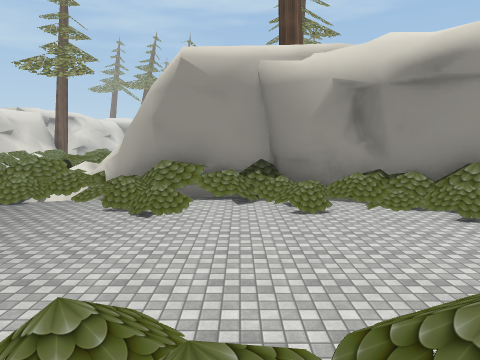
View 1 (above)

21 first-person views from a walk through a scene from a Unity 3-D project. The camera is 1.4 m above the floor, tilts 6° down and sees 70° across. The floor is counted in squares, 2 m on a side. Each view is taken from the middle of a square. On the plan, view 1 faces up. The plan holds only what a view shows up to about 11 squares ahead; the rest is blank. The place goes on beyond the plan. The player character is not drawn. Some animated figures are left out. Some surface patterns are stand-ins.

View 2
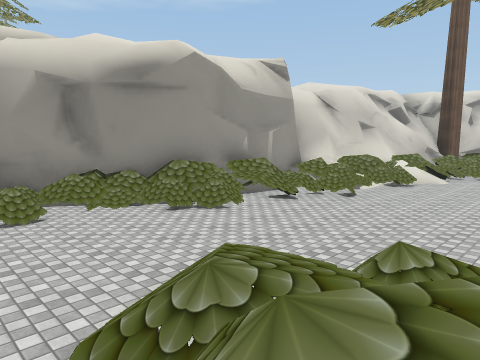

View 3
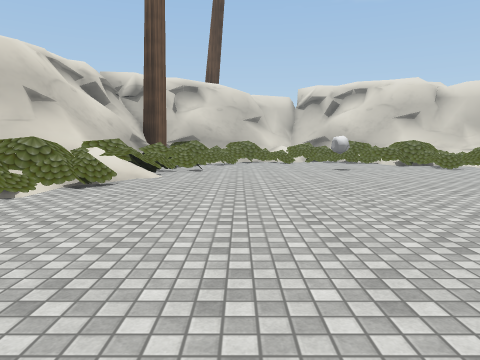

View 4
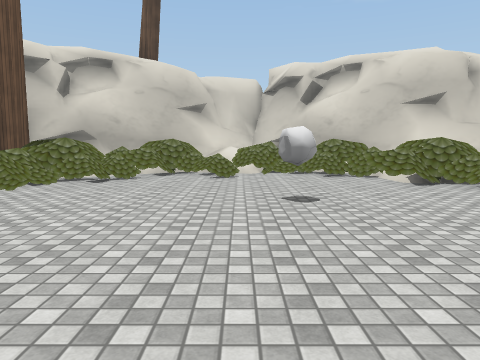

View 5
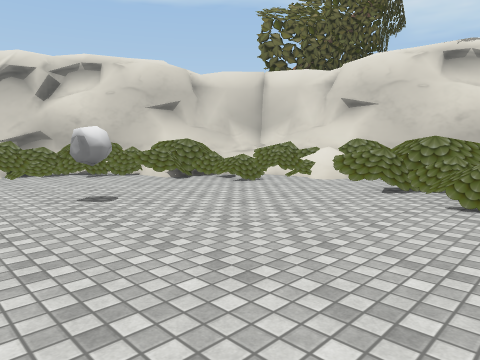

View 6
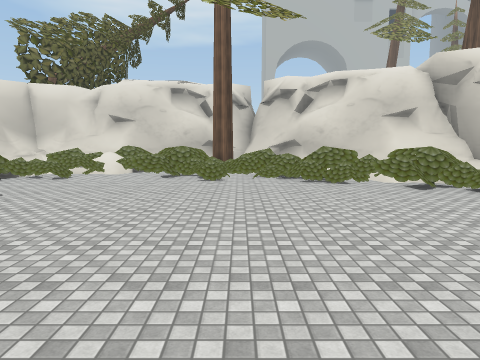

View 7
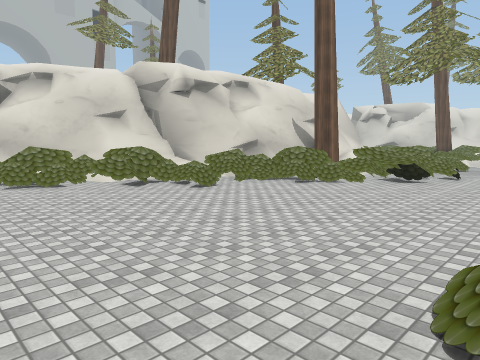

View 8
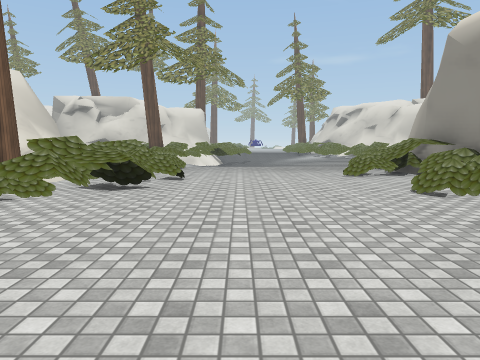

View 9
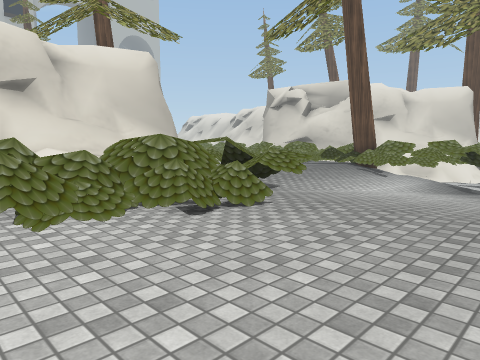

View 10
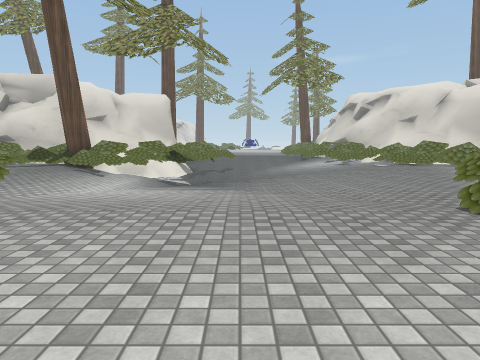

View 11
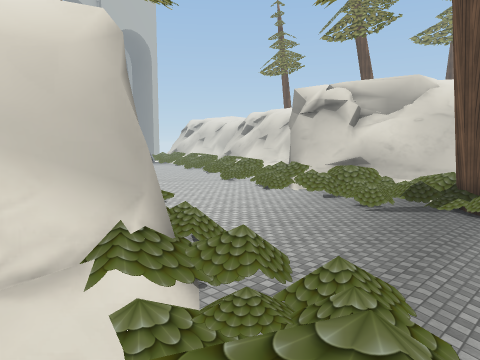

View 12
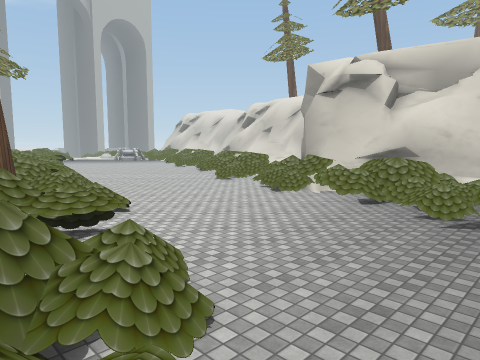

View 13
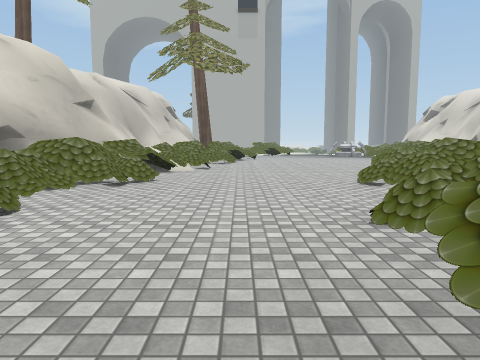

View 14
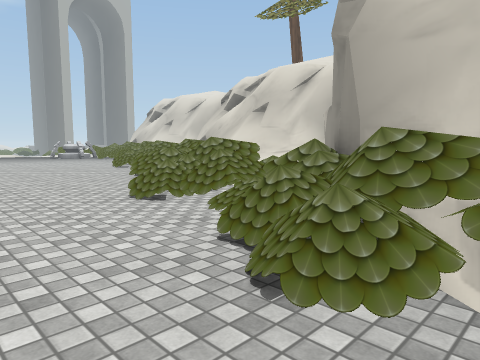

View 15
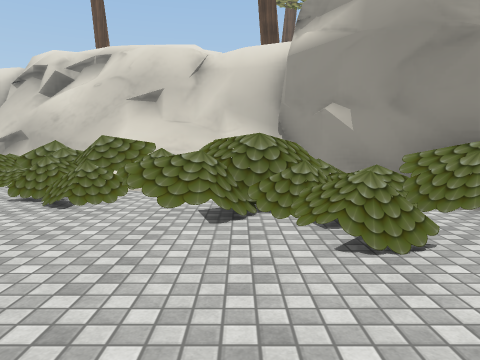

View 16
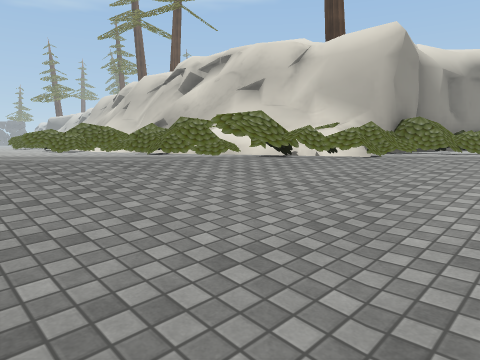

View 17
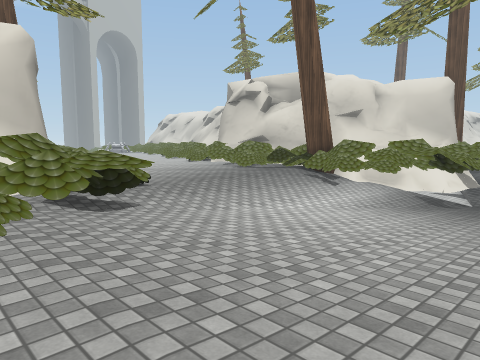

View 18
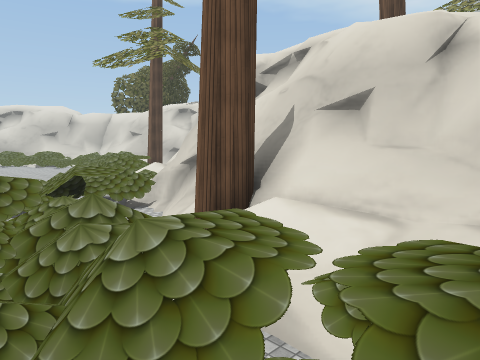

View 19
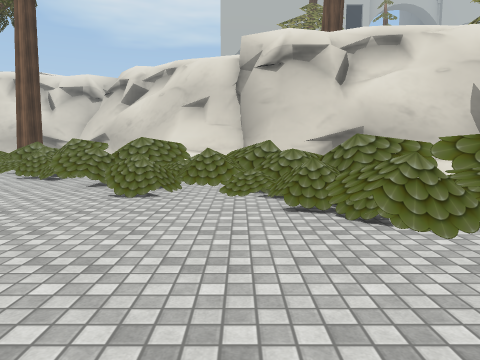

View 20
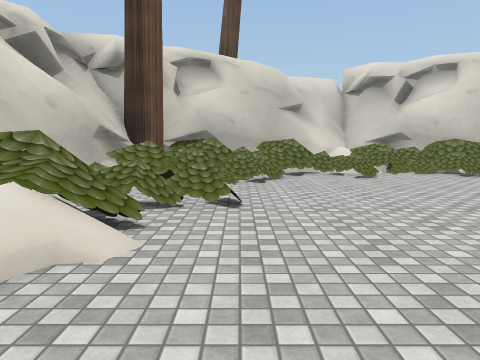

View 21
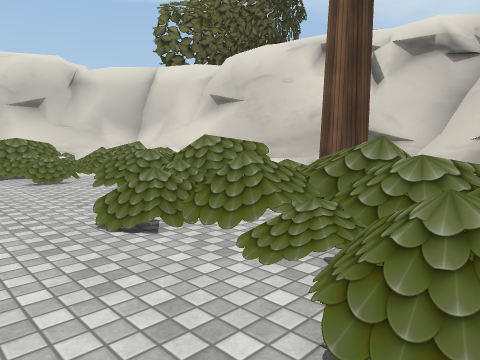

### Floor plan
Key: @ floor where view 1 was taken; # wall or solid block; . main floor; - floor 0.25 m lower than the main floor; _ floor 0.5 m lower than the main floor; : floor 0.75 m higher than the main floor; < floor 0.75 m lower than the main floor; + floor 1 m higher than the main floor; ( floor 1 m lower than the main floor; * floor 1.25 m higher than the main floor; ! floor 1.25 m lower than the main floor; % floor 1.5 m higher than the main floor; / step, stairs or slope; = window, fence, low wall or low ledge; ^ raised ledge; v drop or lower ground; O other object.
Columns run from 19 left of view 1 to 20 right of it. Each row starts with its distance up from view 1.
 12           ..// ##
 11        == ...=//#
 10         .....=/=#
  9        .....=/%/##
  8        -....=*/:##
  7        _---..////#######
  6        ____--....=/.//############
  5        <<___--.........=*=:/===#####
  4        ((<<_--........../////=////###
  3        !(<<_--...............=/= /=## #
  2    ####!(<<_--......//..........///####
  1    #####/<<_-=/==/ =%/.............##/##
  0      ###/__--#//##/@%#............. #/##
 -1       ##-.../ /==# / #/.............//*#
 -2     ###/....///:*##=##=//.......O...//##
 -3     # //..../#########/:=/........=//=##
 -4     #//=....=##     ##//%/=.......+*/##
 -5     ####...=#        ##=/%v=/##=.//%###
 -6      ##=...           ####=#////////##
 -7      #==...              ###/ = ///##
 -8    ###/..../#             ###########
 -9   ##//.....:#
-10  ##=//....=##
-11 ### //....//#
-12 ##=///....//#
-13 ^=#v=.....#/#
-14 ==#=.....=:=#
-15 # //.....//=#

Where each view was taken, in squares from view 1:
view 1: 0 up, 0 right, facing up
view 2: 0 up, 0 right, facing up-right
view 3: 1 up, 4 right, facing right
view 4: 1 down, 9 right, facing right
view 5: 0 up, 9 right, facing down-right
view 6: 4 up, 9 right, facing down
view 7: 4 up, 9 right, facing down-left
view 8: 3 up, 6 right, facing left
view 9: 4 up, 1 left, facing down-left
view 10: 4 up, 1 left, facing left
view 11: 0 up, 4 left, facing down-left
view 12: 2 down, 6 left, facing down-left
view 13: 4 down, 11 left, facing down
view 14: 6 down, 11 left, facing down-left
view 15: 11 down, 11 left, facing left
view 16: 4 up, 10 left, facing up-right
view 17: 4 up, 4 left, facing down-left
view 18: 1 up, 5 left, facing down-right
view 19: 3 up, 3 right, facing down
view 20: 2 up, 9 right, facing right
view 21: 3 down, 7 right, facing down-right
